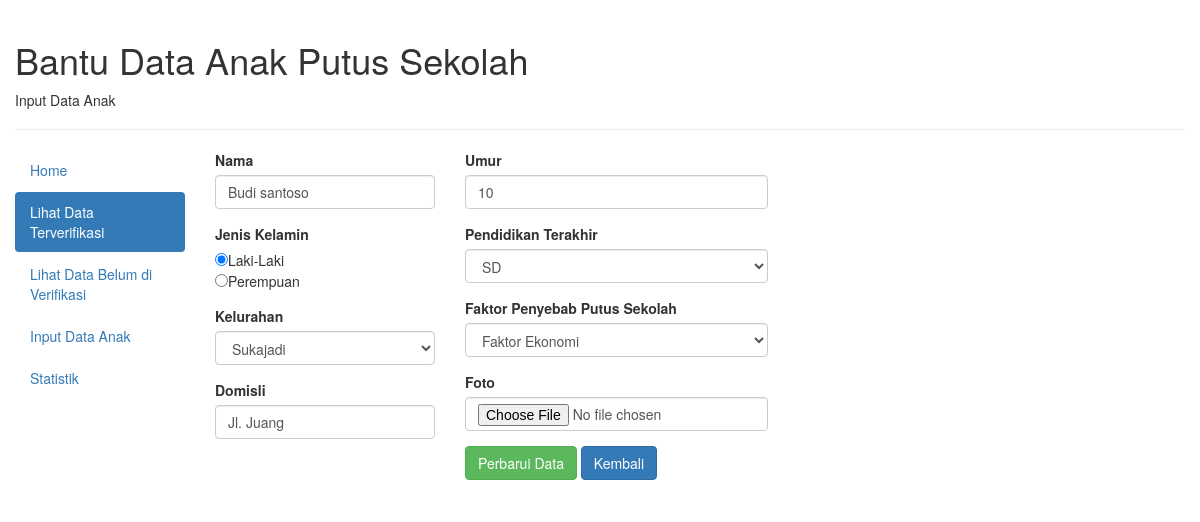
The app's page /update.php?kode=8 with its own data.
### tables this page shows
CREATE TABLE IF NOT EXISTS `tabel_bdaps` (
  `kode` int(11) NOT NULL,
  `nama` varchar(25) NOT NULL,
  `jenis_kelamin` varchar(10) NOT NULL,
  `domisli` varchar(255) NOT NULL,
  `kelurahan` varchar(20) NOT NULL,
  `umur` varchar(2) NOT NULL,
  `pend_terakhir` varchar(15) NOT NULL,
  `foto` varchar(35) NOT NULL,
  `faktor_putus` varchar(35) NOT NULL,
  `approval` tinyint(1) NOT NULL,
  `bersekolah` tinyint(1) NOT NULL,
  `verifikator` varchar(20) NOT NULL
);

### update.php (the view, shortened to what this page needs)
<?php
include 'koneksi.php';
$kode = $_GET['kode'];
$query = "select*from tabel_bdaps where kode = '$kode'";
$result = mysqli_query($koneksi,$query);
$row = mysqli_fetch_array($result);
?>
<!DOCTYPE html>
<html lang="en">
<head>
 <link rel="stylesheet" href="css/bootstrap.min.css">
</head>
<body>
<div class="container-fluid">
 <div class="page-header">
   <h1>Bantu Data Anak Putus Sekolah</h1>
   <p>Input Data Anak</p>
  </div>
  <div class="row">
   <div class="col-sm-2">
   <ul class="nav nav-pills nav-stacked">
   <li><a href="index.php">Home</a></li>
    <li class="active"><a href="lihatdata.php">Lihat Data Terverifikasi</a></li>
    <li><a href="lihat_data.php">Lihat Data Belum di Verifikasi</a></li>
	<li><a href="input.php">Input Data Anak</a></li>
	<li><a href="statistik.php">Statistik</a></li>
   </ul>
   </div>
   <div class="col-sm-10">
	<div class="row">
	<div class="col-sm-3">
		<form enctype="multipart/form-data" method="post" action="proses_update.php" role="form">
		  <div class="form-group">
			<label for="nama">Nama</label>
			<input type="text" class="form-control" name="nama" size="25" value="<?php echo $row['nama'];?>">
		  </div>
		  <div class="form-group">
			<label for="jenis_kelamin">Jenis Kelamin</label><br>
			<?php
			if($row['jenis_kelamin'] == 'Laki Laki'){
			?>
				<input type="radio" name="jenis_kelamin" value="Laki Laki" checked>Laki-Laki<br>
				<input type="radio" name="jenis_kelamin" value="Perempuan">Perempuan
			<?php
			} else {
			?>
				<input type="radio" name="jenis_kelamin" value="Laki Laki">Laki-Laki<br>
				<input type="radio" name="jenis_kelamin" value="Perempuan" checked>Perempuan
			<?php
			}
			?>
		  </div>
		  <div class="form-group">
			<label for="nama">Kelurahan</label>
			<select name="kelurahan" class="form-control">
			<option><?php echo $row['kelurahan'];?></option>
		</select>
		  </div>
		  <div class="form-group">
			<label for="nama">Domisli</label>
			<input type="text" name="domisli" size="35" class="form-control" value="<?php echo $row['domisli'];?>">
		  </div>
	</div>
	<div class="col-sm-4">
		<div class="form-group">
			<label for="nama">Umur</label>
			<input type="text" name="umur" size="2" class="form-control" value="<?php echo $row['umur'];?>">
		 </div>
		<div class="form-group">
			<label for="nama">Pendidikan Terakhir</label>
			<select name="pend_terakhir" class="form-control">
			<option><?php echo $row['pend_terakhir'];?></option>
		</select>
		  </div>
		  <div class="form-group">
			<label for="nama">Faktor Penyebab Putus Sekolah</label>
			<select name="faktor_putus" class="form-control">
			<option><?php echo $row['faktor_putus'];?></option>
		</select>
		  </div>
		  <div class="form-group">
			<label for="nama">Foto</label>
			<input type="file" name="foto" class="form-control" value="<?php echo $row['foto'];?>">
		  </div>
		  <div class="form-group">
		  <input type="submit" name="Update" value="Perbarui Data" class="btn btn-md btn-success">
		  <a href="profil.php?kode=<?php echo $row['kode'];?>" class="btn btn-md btn-primary">Kembali</a>
		  </div>
	</div>
	<div class="col-sm-5">
	</div>
	</div>
   </div>
  </div>
 </div>
</body>
</html>

### records on screen
tabel_bdaps: nama "Budi santoso", kelurahan "Sukajadi", domisli "Jl. Juang", umur "10", pend_terakhir "SD", faktor_putus "Faktor Ekonomi"
